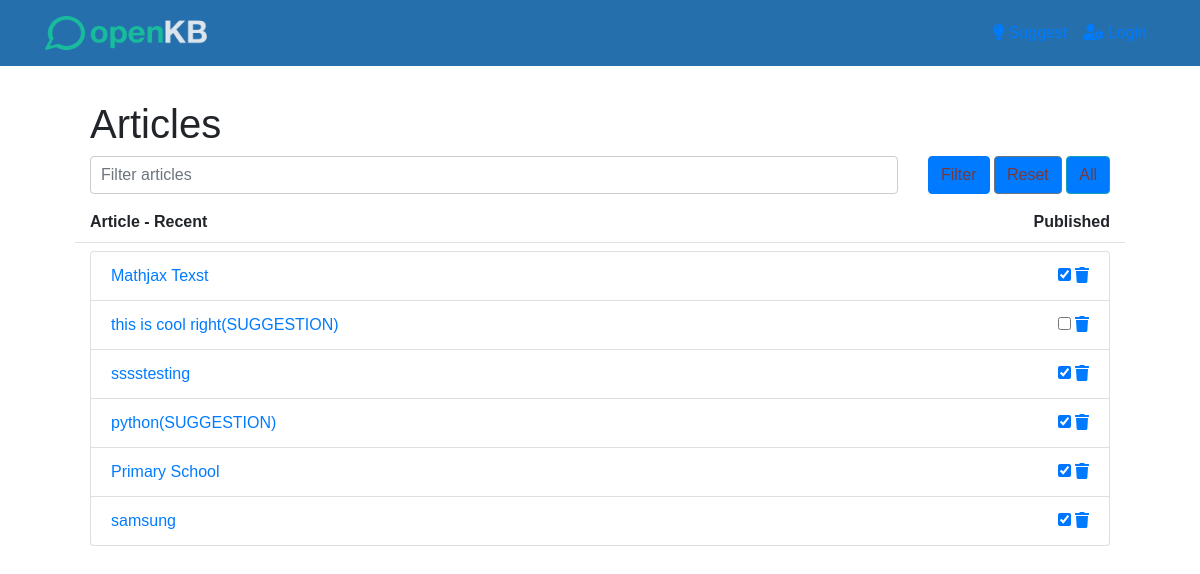
The app's page /articles/, older data.
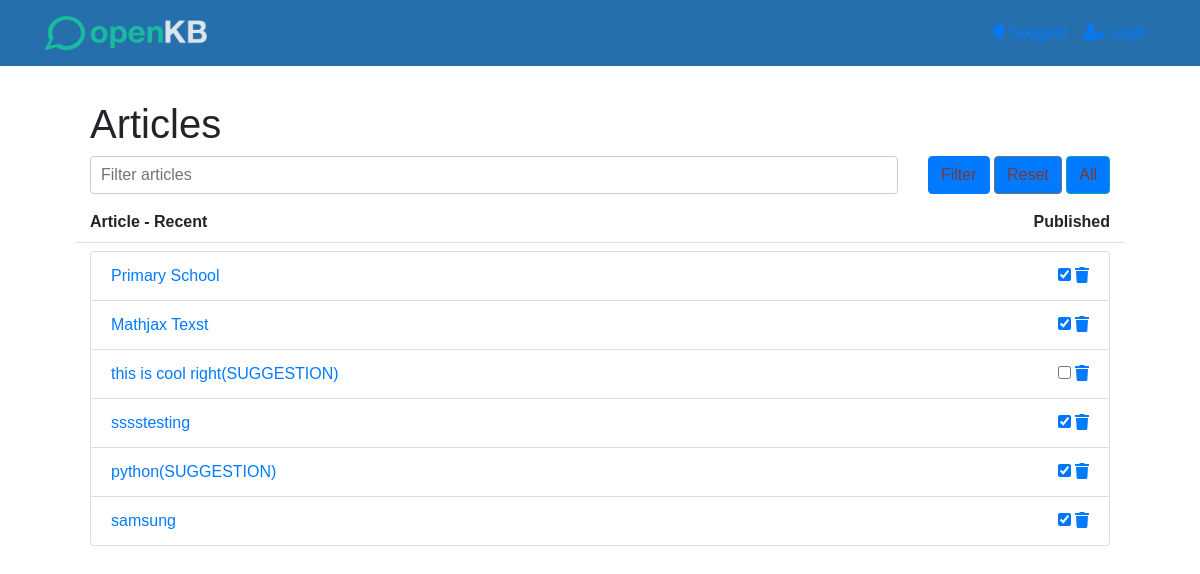
The same page, newer data.
### kb/models.py (models this page shows, shortened)
class Article(models.Model):
    title = models.CharField(max_length=255)
    content = MDTextField()
    created = models.DateTimeField(auto_now_add=True)
    updated = models.DateTimeField(auto_now=True)
    keywords = models.CharField(max_length=255)
    published = models.BooleanField(default=False)
    view_count = models.PositiveIntegerField(default=0)  # Added field for tracking views
    votes = models.IntegerField(default=0)
    permalink = models.SlugField(max_length=255, default='', null=True)
    seo_title = models.CharField(max_length=255, default='')
    seo_description = models.TextField(default='')
    author = models.ForeignKey('CustomUser', on_delete=models.CASCADE, null=True)
    featured = models.BooleanField(default=False)

### kb/views.py (the view)
# urls.py: path('articles/', ArticleListView.as_view(), name='article_list'),
class ArticleListView(ListView):
    model = Article
    template_name = 'articles/article_list.html'
    context_object_name = 'articles'
    def get_queryset(self):
        queryset = super().get_queryset()
        filter_value = self.request.GET.get('filter', '')
        queryset = queryset.order_by('-updated')  # Replace 'updated' with 'created' if that's your field
        if filter_value:
            queryset = queryset.filter(title__icontains=filter_value)
        return queryset

### kb/context_processors.py (called while the page is built)
def website_settings(request):
    website_settings = WebsiteSettings.objects.first()
    style_settings = StyleSettings.objects.first()
    return {
        'websettings': website_settings,
        'style_settings': style_settings,
    }

### templates/articles/article_list.html (shortened to what this page needs)
{% extends 'base.html' %}
{% block content %}
{% include "nav.html" %}
<div class="container mt-5">
    <h1>Articles</h1>
    <div class="row mb-3">
        <div class="col">
            <input type="text" id="filter_articles" class="form-control" placeholder="Filter articles">
        </div>
        <div class="col-auto">
            <button class="btn btn-primary" onclick="filterArticles()">Filter</button>
            <button class="btn btn-secondary" onclick="resetFilter()">Reset</button>
            <button class="btn btn-info">All</button>
        </div>
    </div>
    <div class="row font-weight-bold border-bottom pb-2 mb-2">
        <div class="col-md-10">
            Article - Recent
        </div>
        <div class="col-md-2 text-right">
            Published
        </div>
    </div>
    <div class="list-group">
        {% for article in articles %}
        <div class="list-group-item d-flex justify-content-between align-items-center">
            <div>
                <a href="{% url 'edit_article' article.id %}">
                {{ article.title }} {% if article.is_suggestion %}(SUGGESTION){% endif %}
                </a>
            </div>
            <div>
                <input type="checkbox" {% if article.published %}checked{% endif %} onclick="togglePublished({{ article.id }})">
                <a href="{% url 'delete_article' article.id %}" onclick="return confirm('Are you sure?');"><i class="fas fa-trash"></i></a>
            </div>
        </div>
        {% empty %}
        <div class="list-group-item">No articles found.</div>
        {% endfor %}
    </div>
</div>
{% endblock %}

Row changes from the older to the newer data that the page shows:
changed Article "Primary School": moves up the list
